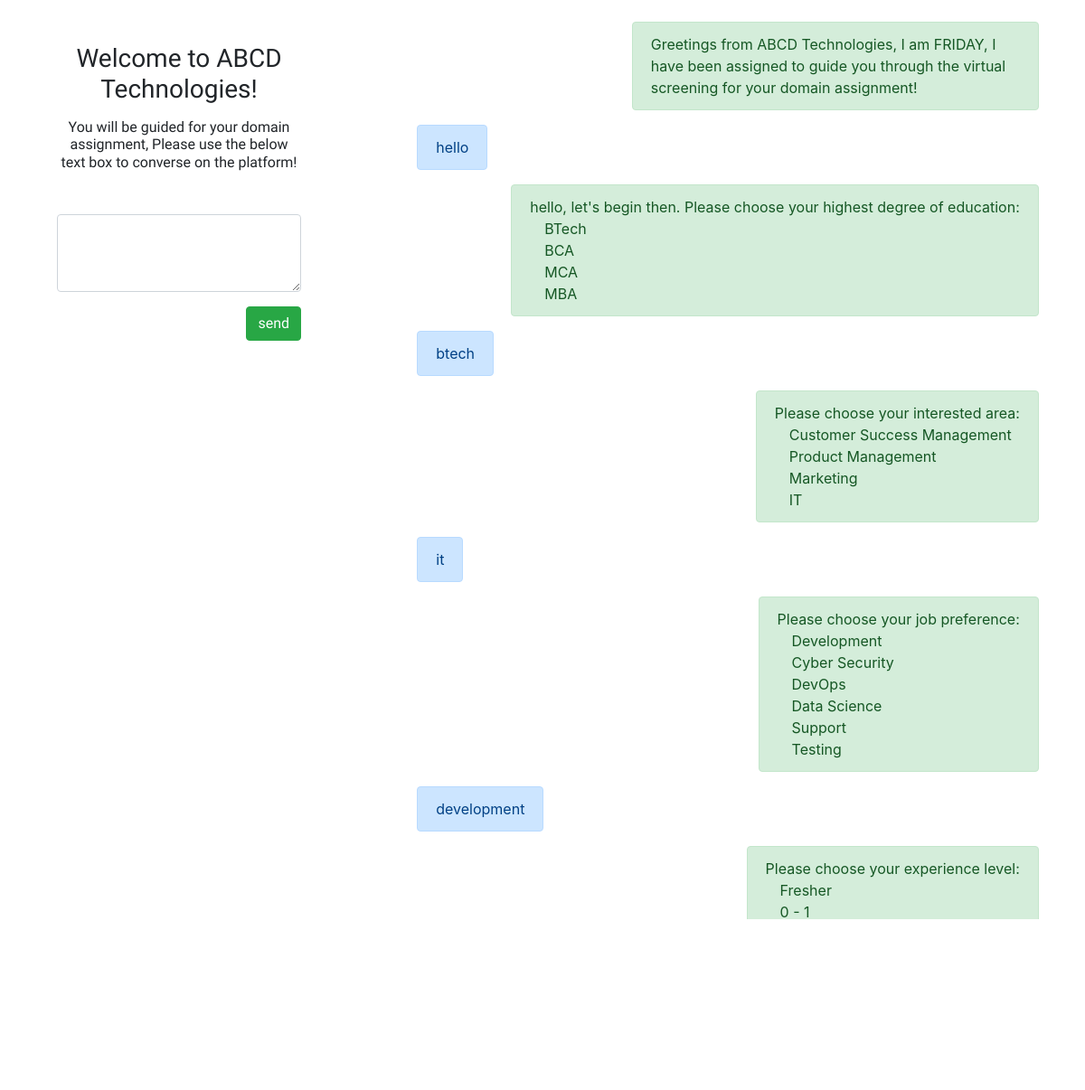
Before: / with the older database file.
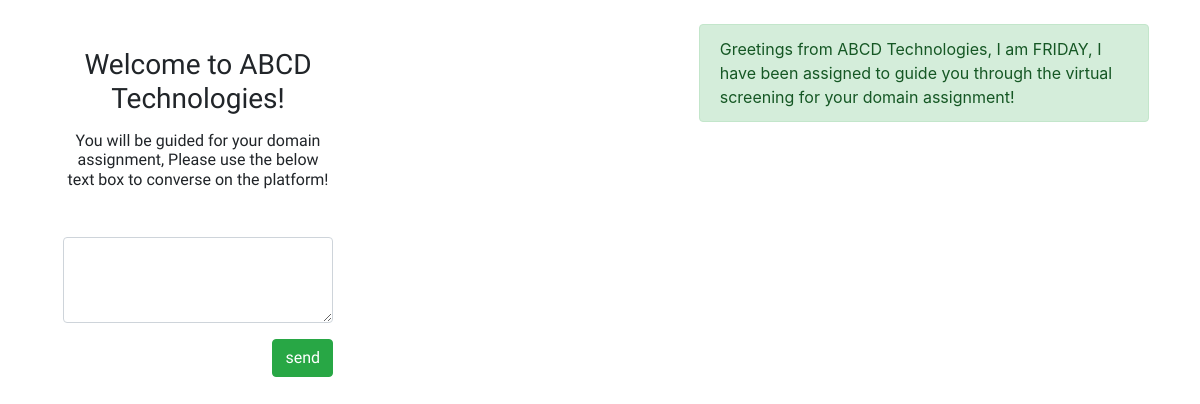
After: the same page with the newer database file.
### bot/models.py (models this page shows, shortened)
class UserInteraction(models.Model):
    message = models.CharField(max_length=256, null=True, blank=True)
    reply = models.CharField(max_length=1024, null=True, blank=True)
    associated_choice_field = models.IntegerField(null=True, blank=True)
    created_at = models.IntegerField(null=True, blank=True)
    user_choice = models.CharField(max_length=256, null=True, blank=True)
    is_last = models.BooleanField(default=False)

class Degree(models.Model):
    name = models.CharField(max_length=256, unique=True)
    code = models.CharField(max_length=16, unique=True, null=True, blank=True)
    created_at = models.DateField(default=date.today)
    def __str__(self):
        return self.name

class Interest(models.Model):
    name = models.CharField(max_length=256, unique=True)
    code = models.CharField(max_length=16, unique=True, null=True, blank=True)
    created_at = models.DateField(default=date.today)
    def __str__(self):
        return self.name

class Preference(models.Model):
    name = models.CharField(max_length=256, unique=True)
    code = models.CharField(max_length=16, unique=True, null=True, blank=True)
    created_at = models.DateField(default=date.today)
    def __str__(self):
        return self.name

class Experience(models.Model):
    name = models.CharField(max_length=256, unique=True)
    code = models.CharField(max_length=16, unique=True, null=True, blank=True)
    value = models.IntegerField(null=True, blank=True)
    created_at = models.DateField(default=date.today)
    def __str__(self):
        return self.name

### bot/views.py (the view)
# urls.py: 2. Add a URL to urlpatterns:  path('', views.home, name='home')
def home(request):
    user_input = request.POST.get('input_test')
    degree_choices = Degree.objects.all()
    interest_choices = Interest.objects.all()
    preference_choices = Preference.objects.all()
    experience_choices = Experience.objects.all()
    show_degrees = 1
    show_interests = 2
    show_experiences = 3
    show_preferences = 4
    if user_input:
        milliseconds = int(time() * 1000)
        user_input_transformed = user_input.lower()
        input_arr = user_input_transformed.split(" ")
        for word in input_arr:
            if word == "hello" or word == "hey":
                bot_reply = "hello, let's begin then. Please choose your highest degree of education:"
                user_interaction = UserInteraction(message=user_input, reply=bot_reply, associated_choice_field=show_degrees, created_at=milliseconds)
                user_interaction.save()
            elif word == "btech" or word == "bca" or word =="mca" or word == "mba":
                bot_reply_2 = "Please choose your interested area:"
                user_interaction_2 = UserInteraction(message=user_input, reply=bot_reply_2, associated_choice_field=show_interests, user_choice=word, created_at=milliseconds)
                user_interaction_2.save()
            elif word == "it":
                bot_reply = "Please choose your job preference:"
                user_interaction = UserInteraction(message=user_input, reply=bot_reply, associated_choice_field=show_preferences, user_choice=word, created_at=milliseconds)
                user_interaction.save()
            elif word == "marketing" or word == "product" or word == "customer" or word == "testing" or word == "support" or word == "science" or word == "devops" or word == "cyber" or word == "development" or word == "data":
                bot_reply = "Please choose your experience level:"
                user_interaction = UserInteraction(message=user_input, reply=bot_reply, associated_choice_field=show_experiences, user_choice=word, created_at=milliseconds)
                user_interaction.save()
            elif word == "fresher" or word == "1-2" or word == "2-5":
                interactions = UserInteraction.objects.all()
                if UserInteraction.objects.filter(message = "fresher").exists():
                    continue
                else:
                    bot_reply = "Alright, that is all the information that we require at this moment. Please hold on for a moment!"
                    user_interaction = UserInteraction(message=user_input, reply=bot_reply, user_choice=word, created_at=milliseconds)
                    user_interaction.save()
                    result = calculate_result()
                    if result:
                        bot_reply = "You have been assigned {} domain. Congratulations!".format(result)
                        user_interaction = UserInteraction(message='last', reply=bot_reply, user_choice=result, created_at=milliseconds, is_last=True)
                        user_interaction.save()
                    else:
                        bot_reply = "Sorry, we are not able to assign you to your requested Domain!"
                        user_interaction = UserInteraction(message='last', reply=bot_reply, user_choice=result, created_at=milliseconds, is_last=True)
                        user_interaction.save()
        user_interactions = UserInteraction.objects.all()
        for word in input_arr:
            if word == "thanks" or word == "bye":
                UserInteraction.objects.all().delete()
    else:
        user_interactions = UserInteraction.objects.all()
    context = {
        'user_interactions': user_interactions,
        'degree_choices': degree_choices,
        'preference_choices': preference_choices,
        'interest_choices': interest_choices,
        'experience_choices': experience_choices,
        'show_degrees': show_degrees,
        'show_interests': show_interests,
        'show_experiences': show_experiences,
        'show_preferences': show_preferences
    }
    return render(request,"home.html", context)

### bot/templates/home.html (shortened to what this page needs)
{% load static %}
<!DOCTYPE html>
<html lang="en">
  <head>
    <link
      rel="stylesheet"
      href="https://cdnjs.cloudflare.com/ajax/libs/font-awesome/5.12.0-2/css/all.min.css"
    />
    <link
      rel="stylesheet"
      href="https://stackpath.bootstrapcdn.com/bootstrap/4.1.3/css/bootstrap.min.css"
    />
  </head>
  <body>
    <div class="con">
      <div class="row d-flex justify-content-center">
        <div class="col-1 col-sm-3 fixed-top mt-5 ml-5">
          <form
            method="POST"
            enctype="multipart/form-data"
            style="font-family: 'Baloo Chettan 2', cursive"
          >
          <h3 class="text-center mb-3"> Welcome to ABCD Technologies! <h3>
          <h6 class="text-center mb-5"> You will be guided for your domain assignment, Please use the below text box to converse on the platform! </h6>
            <div class="form-group">
              <textarea
                class="form-control"
                id="input_test"
                name="input_test"
                rows="3"
              ></textarea>
            </div>
            <div class="d-flex justify-content-end mt-1">
              <button type="submit" value="submit" class="btn btn-success">
                send
              </button>
            </div
          </form>
        </div>
        <div class="col-2 col-sm-7 offset-sm-4">
          <div class="d-flex justify-content-end ">
            <div class="alert alert-success mt-4 bot-greet" role="alert">
              Greetings from ABCD Technologies, I am FRIDAY, I have been assigned to
              guide you through the virtual screening for your domain
              assignment!<br />
            </div>
          </div>
          {% for user_interaction in user_interactions %}
            {% if user_interaction.is_last  %}
              <div class="d-flex justify-content-center mt-4">
                <div class="alert alert-danger" role="alert">
                  {{ user_interaction.reply }}
                </div>
              </div>
              {% else %}
          <div class="d-flex justify-content-start">
            <div class="alert alert-primary" role="alert">
              {{ user_interaction.message }}
            </div>
          </div>
          <div class="d-flex justify-content-end">
            <div class="alert alert-success" role="alert">
              {{ user_interaction.reply }}
                {% if user_interaction.associated_choice_field == show_degrees %}
                  {% for degree in degree_choices %}
                    <li class="choices pl-3"> {{ degree }} </li>
                  {% endfor %}
                {% elif user_interaction.associated_choice_field == show_interests %}
                  {% for interest in interest_choices %}
                    <li class="choices pl-3"> {{ interest }} </li>
                  {% endfor %}
                {% elif user_interaction.associated_choice_field == show_experiences %}
                  {% for experience in experience_choices %}
                    <li class="choices pl-3"> {{ experience }} </li>
                {% endfor %}
                {% elif user_interaction.associated_choice_field == show_preferences %}
                  {% for preference in preference_choices %}
                    <li class="choices pl-3"> {{ preference }} </li>
                {% endfor %}
                {% endif %}
            </div>
          </div>
          {% endif %}
          {% endfor %}
        </div>
      </div>
    </div>
  </body>
</html>

Changed rows visible on the page:
removed UserInteraction: message "hello", reply "hello, let's begin then. Please choose your highest degree of education:"
no longer on this page (row unchanged): Degree: name "BTech"
no longer on this page (row unchanged): Degree: name "BCA"
no longer on this page (row unchanged): Degree: name "MCA"
no longer on this page (row unchanged): Degree: name "MBA"
removed UserInteraction: message "btech", reply "Please choose your interested area:"
removed Interest: name "Customer Success Management"
no longer on this page (row unchanged): Interest: name "Product Management"
no longer on this page (row unchanged): Interest: name "Marketing"
no longer on this page (row unchanged): Interest: name "IT"
removed UserInteraction: message "it", reply "Please choose your job preference:"
no longer on this page (row unchanged): Preference: name "Development"
no longer on this page (row unchanged): Preference: name "Cyber Security"
no longer on this page (row unchanged): Preference: name "DevOps"
removed Preference: name "Data Science"
no longer on this page (row unchanged): Preference: name "Support"
no longer on this page (row unchanged): Preference: name "Testing"
removed UserInteraction: message "development", reply "Please choose your experience level:"
no longer on this page (row edited): Experience: name "Fresher"
no longer on this page (row edited): Experience: name "0 - 1"
